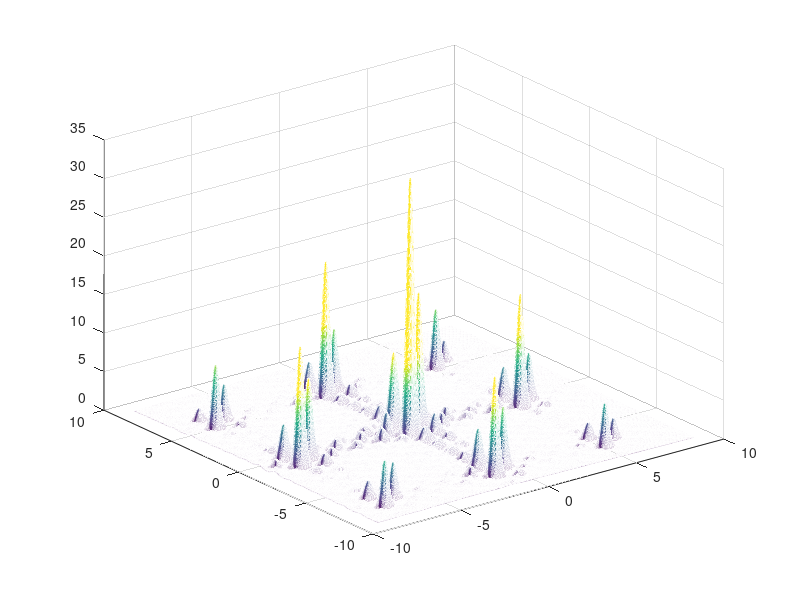

MATLAB code for this plot:
x=linspace(-9,9,1500);y=x;
[X, Y]=meshgrid(x,y);
Z1 = (cos((0*X)+1) + 2*cos((1*X)+2) + 3*cos((2*X)+3) + 4*cos((3*X)+4) + 5*cos((4*X)+5));
Z2 = (cos((2*Y)+1) + 2*cos((3*Y)+2) + 3*cos((4*Y)+3) + 4*cos((5*Y)+4) + 5*cos((6*Y)+5));
Temp=50;
Z = exp(-(Z1 .* Z2 + (X + 1.42513) .^2 + (Y + 0.80032) .^ 2)/Temp);
mesh(X,Y,Z)
caxis([0, 10]);
rotate3d on